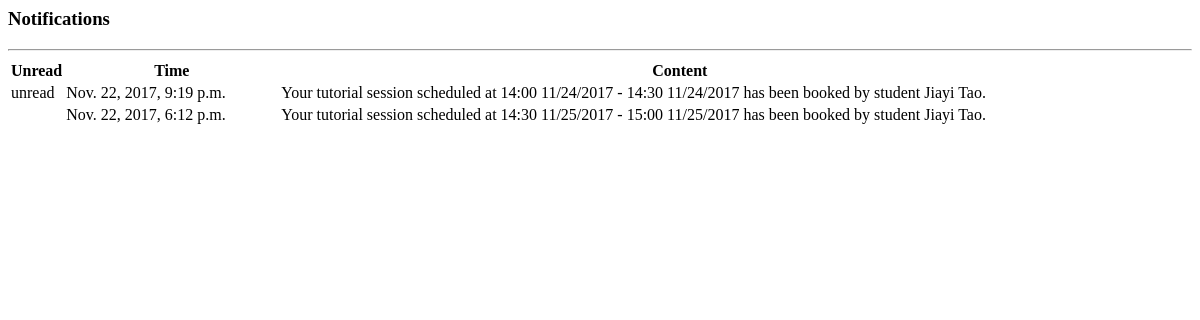
The page /notification/ (signed in) on the database as committed earlier.
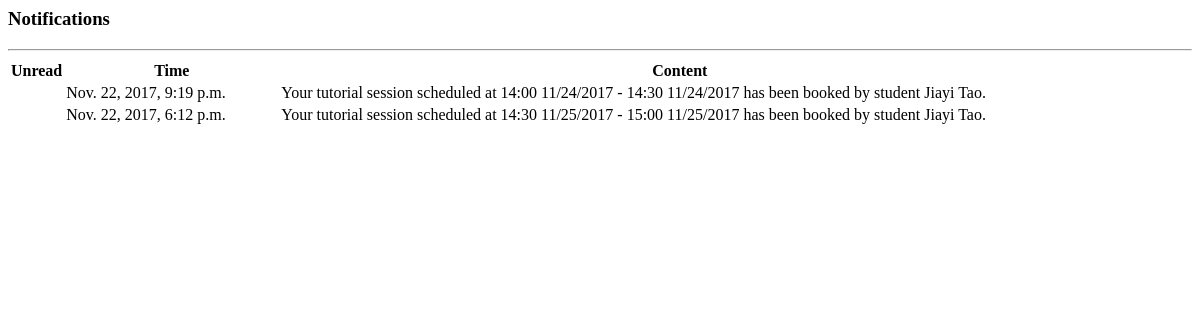
The same page on the database as committed later.
### tutoria/models.py (models this page shows)
class Notification(models.Model):
	user = models.ForeignKey(User, on_delete=models.CASCADE)
	unread = models.BooleanField(default=True)
	category = models.CharField(max_length=20, default="booking")
	content = models.TextField(default="This is a notification!")
	createTime = models.DateTimeField(default=datetime.now())

### tutoria/views/notification_view.py (the view)
# urls.py: url(r'^notification/', include([
def notification(request):
    notifications = get_all_notification(request.user)
    return render_to_response('tutoria/notification.html', locals())

### tutoria/operations.py (called while the page is built)
def get_all_notification(user):
	try:
		return Notification.objects.filter(user=user).order_by('-createTime', '-id')
	except Notification.DoesNotExist:
		return None

### tutoria/templates/tutoria/notification.html
<div id="notification">
    <h3> Notifications </h3> <hr>
    <table class="table table-bordered table-transparent">
        <thead class="thead thead-dark">
            <tr>
                <th style="width:5%"> Unread </th>
                <th style="width:20%"> Time </th>
                <th> Content </th>
            </tr>
        </thead>
        <tbody>
            {% for notification in notifications %}
            <tr>
                <td>
                    {% if notification.unread %}
                    <span class="badge badge-pill badge-danger"> unread </span>
                    {% endif %}
                </td>
                <td> {{ notification.createTime }} </td>
                <td> {{ notification.content }} </td>
            </tr>
            {% endfor %}
        </tbody>
    </table>
</div>

Rows that differ between the two databases and show on the page:
changed Notification "Nov. 22, 2017, 9:19 p.m.": no longer shows "unread"
